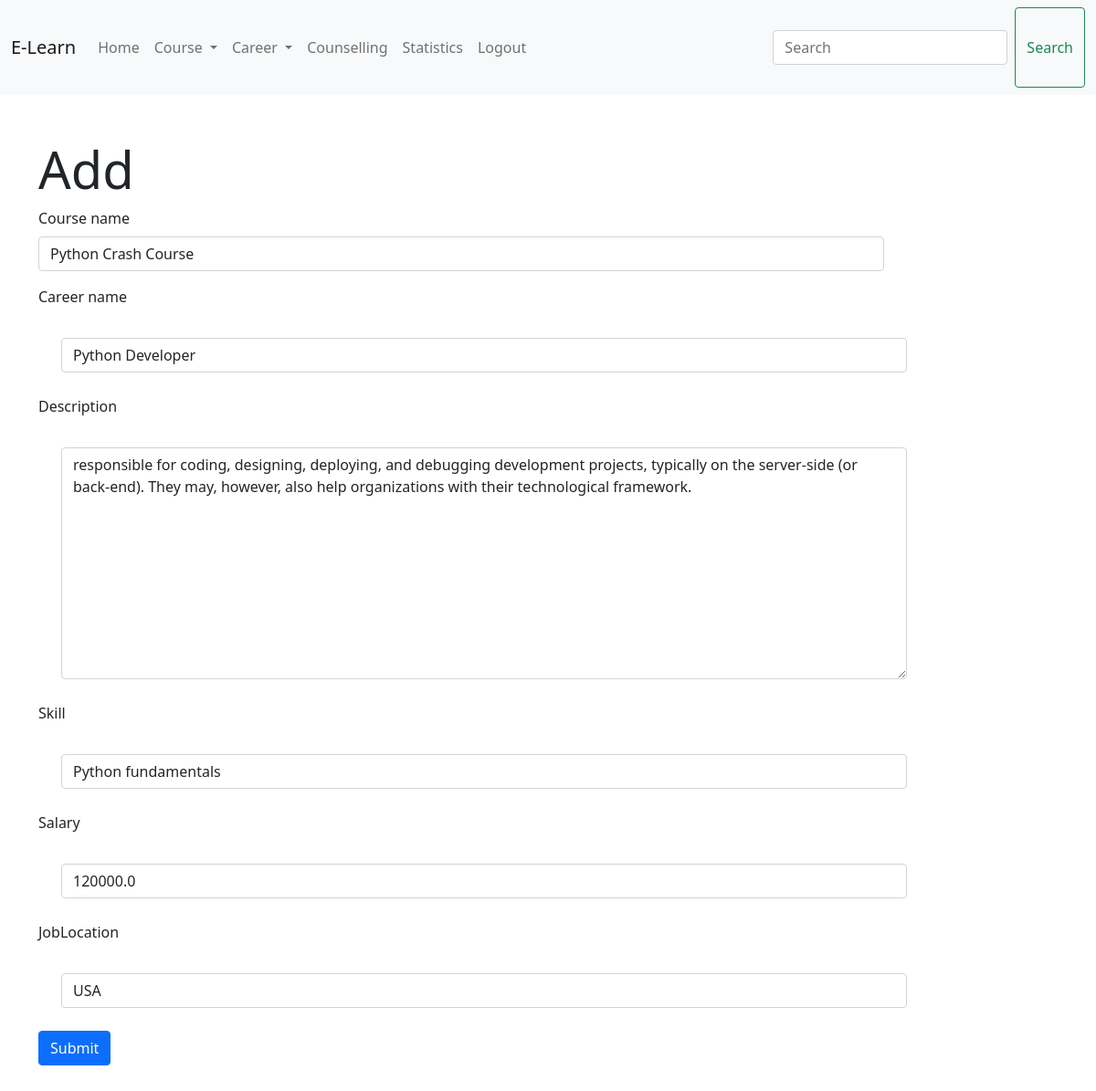
The page /course/updatecoursecareer/1/ (signed in) on the database its author committed.
### course/models.py (models this page shows)
class course(models.Model):
    course_name=models.CharField( max_length=100)
    title=models.CharField( max_length=50)
    description=models.TextField()
    content=models.TextField()
    add_on=models.DateTimeField( auto_now=True)
    update_on=models.DateTimeField( auto_now_add=True)
    def __str__(self):
        return self.course_name

class coursecareer(models.Model):
    course_name=models.ForeignKey(course,on_delete=models.CASCADE)
    career_name=models.CharField( max_length=50)
    description=models.TextField()
    skill=models.CharField(max_length=50)
    salary=models.FloatField()
    jobLocation=models.CharField( max_length=100)

### course/views.py (the view, shortened to what this page needs)
# urls.py: path('updatecoursecareer/<pk>/',views.U_Coursecareer,name='updatecoursecareer'),
def U_Coursecareer(request,pk):
    context={}
    pi=coursecareer.objects.get(pk=pk)
    form=CoursecareerForm(instance=pi)
    context['form']=form
    return render(request,'course/add.html',context)

### course/forms.py
class CoursecareerForm(forms.ModelForm):
	class Meta:
		model=coursecareer
		fields="__all__"

### course/templates/course/add.html (shortened to what this page needs)
{% extends "stuc/base.html" %}
{% load static %}
{% block content %}
 <div class="container">
   <div class="row">
     <div class="col-10 my-5">
        <h1 class="display-4">Add</h1>
        {% load bootstrap4 %}
<form  method="post" >
    {% bootstrap_form form %}
    {% buttons %}
        <button type="submit" class="btn btn-primary">Submit</button>
    {% endbuttons %}
</form>
     </div>
</div>
   </div>
 </div>
{% endblock content %}

### course/templates/course/add.html (style rules this page uses)
input { margin:25px; }
textarea { margin:25px; }

### rows shown on the page
course: course_name "Python Crash Course"
coursecareer: career_name "Python Developer", description "responsible for coding, designing, deploying, and debugging development projects, typically on the server-side (or back-end). They may, however, also help organizations with their technological framework.", skill "Python fundamentals", salary "120000.0", jobLocation "USA"
